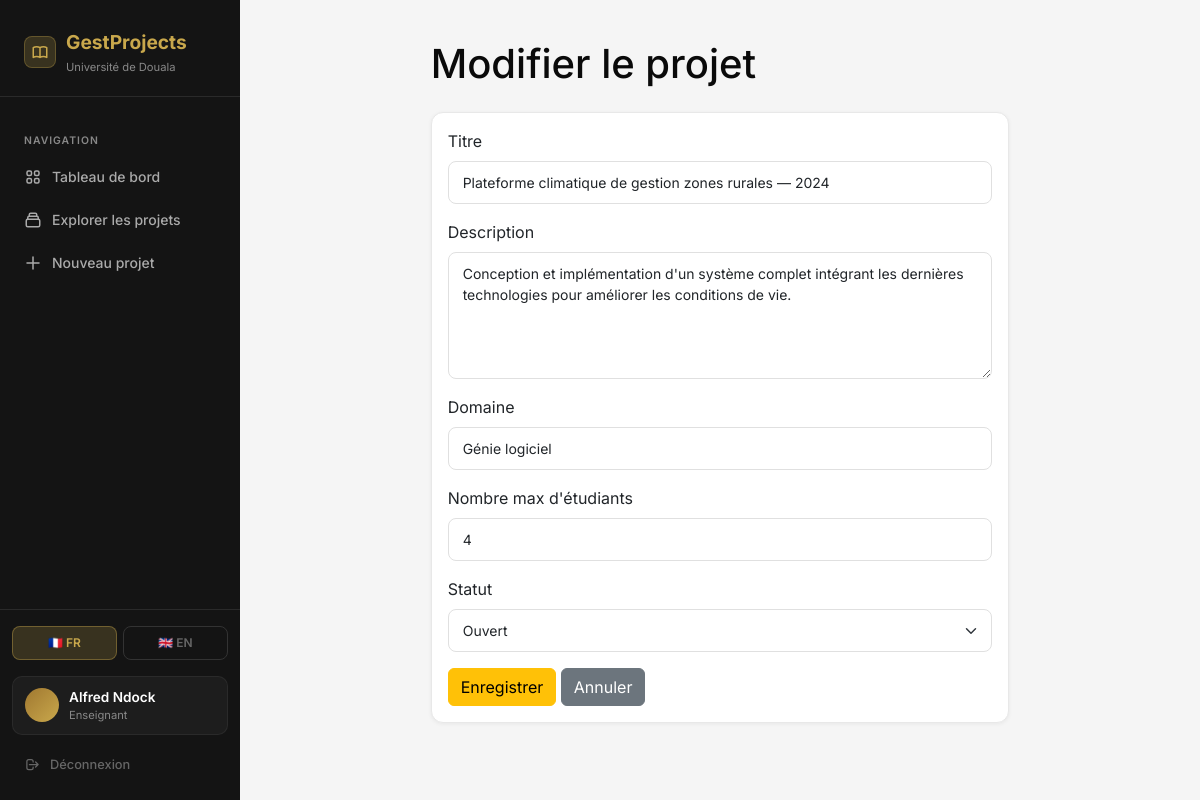
Screenshot of /projects/1/edit (signed in) with the database file from the repository.
### app/models.py (models this page shows, shortened)
class User(UserMixin, db.Model):
    __tablename__ = 'user'
    id = db.Column(db.Integer, primary_key=True)
    email = db.Column(db.String(100), unique=True, nullable=False)
    password_hash = db.Column(db.String(200), nullable=False)
    role = db.Column(db.String(20), nullable=False)
    name = db.Column(db.String(100), nullable=False)
    created_at = db.Column(db.DateTime, default=datetime.utcnow)
    projects = db.relationship('Project', backref='teacher', lazy=True,
                               foreign_keys='Project.teacher_id')
    applications = db.relationship('Application', backref='student', lazy=True,
                                   foreign_keys='Application.student_id')
    def is_teacher(self):
        return self.role == 'teacher'
    def is_student(self):
        return self.role == 'student'

class Project(db.Model):
    __tablename__ = 'project'
    id = db.Column(db.Integer, primary_key=True)
    title = db.Column(db.String(200), nullable=False)
    title_en = db.Column(db.String(200))
    description = db.Column(db.Text, nullable=False)
    description_en = db.Column(db.Text)
    domain = db.Column(db.String(100))
    domain_en = db.Column(db.String(100))
    teacher_id = db.Column(db.Integer, db.ForeignKey('user.id'), nullable=False)
    max_students = db.Column(db.Integer, default=1)
    status = db.Column(db.String(20), default='open')
    created_at = db.Column(db.DateTime, default=datetime.utcnow)
    updated_at = db.Column(db.DateTime, default=datetime.utcnow,
                           onupdate=datetime.utcnow)
    applications = db.relationship('Application', backref='project',
                                   lazy=True, cascade='all, delete-orphan')
    def get_title(self, lang='fr'):
        if lang == 'en':
            if self.title_en:
                return self.title_en
            from app.utils import auto_translate
            return auto_translate(self.title)
        return self.title

### app/routes.py (the view, shortened to what this page needs)
@main.route('/projects/<int:id>/edit', methods=['GET', 'POST'])
@login_required
@teacher_required
def edit_project(id):
    from app.forms import ProjectForm
    import concurrent.futures
    project = Project.query.get_or_404(id)
    if project.teacher_id != current_user.id:
        abort(403)
    form = ProjectForm(obj=project)
    lang = get_lang()
    return render_template('projects/edit.html', form=form,
                           project=project, lang=lang)

### app/forms.py
class ProjectForm(FlaskForm):
    title = StringField('Titre', validators=[DataRequired(), Length(max=200)])
    description = TextAreaField('Description', validators=[DataRequired()])
    domain = StringField('Domaine', validators=[Length(max=100)])
    max_students = IntegerField('Nombre max d\'étudiants', default=1)
    status = SelectField('Statut', choices=[('open', 'Ouvert'), ('closed', 'Fermé'),
                                             ('completed', 'Terminé')])

### app/__init__.py (called while the page is built)
def create_app():
    app = Flask(__name__)
    app.config.from_object(Config)
    db.init_app(app)
    login_manager.init_app(app)
    migrate.init_app(app, db)
    login_manager.login_view = 'auth.login'
    login_manager.login_message = 'Connectez-vous pour accéder à cette page.'
    login_manager.login_message_category = 'warning'
    from app.auth import auth as auth_blueprint
    from app.routes import main as main_blueprint
    app.register_blueprint(auth_blueprint)
    app.register_blueprint(main_blueprint)
    from flask import session
    @app.context_processor
    def inject_globals():
        return {'lang': session.get('lang', 'fr')}
    return app

### app/models.py (called while the page is built)
@login_manager.user_loader
def load_user(user_id):
    return User.query.get(int(user_id))

### app/routes.py (called while the page is built)
def teacher_required(f):
    @wraps(f)
    def decorated(*args, **kwargs):
        if not current_user.is_authenticated or not current_user.is_teacher():
            abort(403)
        return f(*args, **kwargs)
    return decorated

def get_lang():
    return session.get('lang', 'fr')

### app/templates/projects/edit.html (shortened to what this page needs)
{% extends "base.html" %}
{% block content %}
<div class="row justify-content-center">
    <div class="col-md-8">
        <h1 class="mb-4">Modifier le projet</h1>
        <div class="card">
            <div class="card-body">
                <form method="POST">
                    <div class="mb-3">
                        {{ form.title.label(class="form-label") }}
                        {{ form.title(class="form-control") }}
                    </div>
                    <div class="mb-3">
                        {{ form.description.label(class="form-label") }}
                        {{ form.description(class="form-control", rows=5) }}
                    </div>
                    <div class="mb-3">
                        {{ form.domain.label(class="form-label") }}
                        {{ form.domain(class="form-control") }}
                    </div>
                    <div class="mb-3">
                        {{ form.max_students.label(class="form-label") }}
                        {{ form.max_students(class="form-control") }}
                    </div>
                    <div class="mb-3">
                        {{ form.status.label(class="form-label") }}
                        {{ form.status(class="form-select") }}
                    </div>
                    <button type="submit" class="btn btn-warning">Enregistrer</button>
                    <a href="{{ url_for('main.dashboard') }}" class="btn btn-secondary">Annuler</a>
                </form>
            </div>
        </div>
    </div>
</div>
{% endblock %}

### app/templates/base.html (shortened to what this page needs)
<!DOCTYPE html>
<html lang="fr">
<head>
    <link href="https://cdn.jsdelivr.net/npm/bootstrap@5.3.0/dist/css/bootstrap.min.css" rel="stylesheet">
</head>
<body>
{% if current_user.is_authenticated %}
    <aside class="sidebar">
    <div class="sidebar-brand">
        <div style="display:flex; align-items:center; gap:10px;">
            <div style="width:32px; height:32px; background:rgba(201,168,76,0.2);
                        border-radius:8px; display:flex; align-items:center;
                        justify-content:center; flex-shrink:0;
                        border:1px solid rgba(201,168,76,0.3);">
            </div>
            <div>
                <div class="brand-name">GestProjects</div>
                <div class="brand-sub">
                    {{ 'Université de Douala' if lang=='fr' else 'University Of Douala' }}
                </div>
            </div>
        </div>
    </div>
    <nav class="sidebar-nav">
        <div class="nav-label">Navigation</div>
        <a href="{{ url_for('main.dashboard') }}"
           class="{% if request.endpoint == 'main.dashboard' %}active{% endif %}"
           style="text-decoration:none;">
            {{ 'Tableau de bord' if lang=='fr' else 'Dashboard' }}
        </a>
        <a href="{{ url_for('main.projects_list') }}"
           class="{% if request.endpoint == 'main.projects_list' %}active{% endif %}"
           style="text-decoration:none;">
            <svg class="nav-icon" fill="none" stroke="currentColor" viewBox="0 0 24 24">
                <path stroke-linecap="round" stroke-linejoin="round" stroke-width="2"
                      d="M19 11H5m14 0a2 2 0 012 2v6a2 2 0 01-2 2H5a2 2 0 01-2-2v-6
                         a2 2 0 012-2m14 0V9a2 2 0 00-2-2M5 11V9a2 2 0 012-2
                         m0 0V5a2 2 0 012-2h6a2 2 0 012 2v2M7 7h10"/>
            </svg>
            {{ 'Explorer les projets' if lang=='fr' else 'Browse Projects' }}
        </a>
        {% if current_user.is_teacher() %}
        <a href="{{ url_for('main.create_project') }}"
           class="{% if request.endpoint == 'main.create_project' %}active{% endif %}"
           style="text-decoration:none;">
            <svg class="nav-icon" fill="none" stroke="currentColor" viewBox="0 0 24 24">
                <path stroke-linecap="round" stroke-linejoin="round"
                      stroke-width="2" d="M12 4v16m8-8H4"/>
            </svg>
            {{ 'Nouveau projet' if lang=='fr' else 'New Project' }}
        </a>
        {% endif %}
    </nav>
    <div class="sidebar-footer">
        <div style="display:flex; gap:6px; margin-bottom:16px;">
            <a href="{{ url_for('main.set_lang', lang='fr') }}"
               style="flex:1; text-align:center; padding:7px 6px;
                      border-radius:8px; font-size:0.75rem; font-weight:600;
                      text-decoration:none; transition:all 0.2s;
                      background:{{ 'rgba(201,168,76,0.2)' if lang=='fr' else 'transparent' }};
                      color:{{ '#C9A84C' if lang=='fr' else '#666' }};
                      border:1px solid {{ 'rgba(201,168,76,0.4)' if lang=='fr' else '#333' }};">
                🇫🇷 FR
            </a>
            <a href="{{ url_for('main.set_lang', lang='en') }}"
               style="flex:1; text-align:center; padding:7px 6px;
                      border-radius:8px; font-size:0.75rem; font-weight:600;
                      text-decoration:none; transition:all 0.2s;
                      background:{{ 'rgba(201,168,76,0.2)' if lang=='en' else 'transparent' }};
                      color:{{ '#C9A84C' if lang=='en' else '#666' }};
                      border:1px solid {{ 'rgba(201,168,76,0.4)' if lang=='en' else '#333' }};">
                🇬🇧 EN
            </a>
        </div>
        <div style="display:flex; align-items:center; gap:10px;
                    padding:10px 12px; border-radius:10px;
                    background:rgba(255,255,255,0.04);
                    border:1px solid rgba(255,255,255,0.06);
                    margin-bottom:10px;">
            <div class="user-avatar">
            </div>
            <div style="flex:1; min-width:0;">
                <div class="user-name" style="white-space:nowrap;
                     overflow:hidden; text-overflow:ellipsis;">
                    {{ current_user.name }}
                </div>
                <div class="user-role">
                    {% if current_user.is_teacher() %}
                        {{ 'Enseignant' if lang=='fr' else 'Teacher' }}
                    {% else %}
                        {{ 'Étudiant' if lang=='fr' else 'Student' }}
                    {% endif %}
                </div>
            </div>
        </div>
        <a href="{{ url_for('auth.logout') }}"
           style="display:flex; align-items:center; gap:10px;
                  padding:9px 12px; border-radius:8px; color:#666;
                  text-decoration:none; font-size:0.8rem; font-weight:500;
                  transition:all 0.2s; border:1px solid transparent;"
           onmouseover="this.style.background='rgba(239,68,68,0.08)';
                        this.style.color='#ef4444';
                        this.style.borderColor='rgba(239,68,68,0.2)'"
           onmouseout="this.style.background='transparent';
                       this.style.color='#666';
                       this.style.borderColor='transparent'">
            <svg width="15" height="15" fill="none" stroke="currentColor"
                 viewBox="0 0 24 24" stroke-width="2">
                <path stroke-linecap="round" stroke-linejoin="round"
                      d="M17 16l4-4m0 0l-4-4m4 4H7m6 4v1a3 3 0 01-3 3H6
                         a3 3 0 01-3-3V7a3 3 0 013-3h4a3 3 0 013 3v1"/>
            </svg>
            {{ 'Déconnexion' if lang=='fr' else 'Logout' }}
        </a>
    </div>
</aside>
    <div class="main-content">
        <div class="page-wrapper">
            {% block content %}{% endblock %}
        </div>
    </div>
{% else %}
    {% block auth_content %}{% endblock %}
{% endif %}
</body>
</html>

### app/templates/base.html (style rules this page uses)
:root { --gold: #C9A84C; --gold-light: #E8C96A; --gold-dark: #A07830; --black: #0A0A0A; --dark: #141414; --dark2: #1E1E1E; --dark3: #2A2A2A; --white: #FFFFFF; --gray: #888888; --gray-light: #F5F5F5; --sidebar-width: 240px; }
* { box-sizing: border-box; margin: 0; padding: 0; }
body { font-family: 'Inter', sans-serif; background: var(--gray-light); color: var(--black); display: flex; min-height: 100vh; }
.sidebar { width: var(--sidebar-width); background: var(--dark); min-height: 100vh; position: fixed; top: 0; left: 0; display: flex; flex-direction: column; z-index: 100; transition: transform 0.3s ease; }
.sidebar-brand { padding: 28px 24px 20px; border-bottom: 1px solid var(--dark3); }
.sidebar-brand .brand-name { font-size: 1.2rem; font-weight: 700; color: var(--gold); }
.sidebar-brand .brand-sub { font-size: 0.7rem; color: var(--gray); margin-top: 2px; }
.sidebar-nav { padding: 20px 12px; flex: 1; }
.sidebar-nav .nav-label { font-size: 0.65rem; font-weight: 600; color: var(--gray); text-transform: uppercase; letter-spacing: 1px; padding: 0 12px; margin-bottom: 8px; margin-top: 16px; }
.sidebar-nav a { text-decoration: none !important; color: #AAAAAA !important; }
.sidebar-footer a { text-decoration: none !important; }
.sidebar-nav a { display: flex; align-items: center; gap: 10px; padding: 10px 12px; border-radius: 8px; color: #AAAAAA; text-decoration: none; font-size: 0.875rem; font-weight: 500; transition: all 0.2s ease; margin-bottom: 2px; }
.sidebar-nav a .nav-icon { width: 18px; height: 18px; }
.sidebar-footer { padding: 16px 12px; border-top: 1px solid var(--dark3); }
.user-avatar { width: 34px; height: 34px; border-radius: 50%; background: linear-gradient(135deg, var(--gold-dark), var(--gold)); display: flex; align-items: center; justify-content: center; font-weight: 700; font-size: 0.8rem; color: var(--white); flex-shrink: 0; }
.user-name { font-size: 0.85rem; font-weight: 600; color: var(--white); }
.user-role { font-size: 0.7rem; color: var(--gray); }
.main-content { margin-left: var(--sidebar-width); flex: 1; padding: 40px; min-height: 100vh; }
.page-wrapper { animation: fadeIn 0.3s ease; }
.card { border: 1px solid #E8E8E8; border-radius: 12px; box-shadow: 0 1px 4px rgba(0,0,0,0.06); transition: transform 0.2s ease, box-shadow 0.2s ease; background: var(--white); }
.form-control, .form-select { border: 1.5px solid #E0E0E0; border-radius: 8px; padding: 10px 14px; font-size: 0.875rem; transition: border-color 0.2s, box-shadow 0.2s; }

### rows the page displays
User: name "Alfred Ndock"
Project: title "Plateforme climatique de gestion zones rurales — 2024", description "Conception et implémentation d'un système complet intégrant les dernières technologies pour améliorer les conditions de vie.", domain "Génie logiciel", max_students "4", status "Ouvert"

### other values shown
{{ 'Université de Douala' if lang=='fr' else 'University Of Douala' }} "Université de Douala"
{{ 'Tableau de bord' if lang=='fr' else 'Dashboard' }} "Tableau de bord"
{{ 'Explorer les projets' if lang=='fr' else 'Browse Projects' }} "Explorer les projets"
{{ 'Nouveau projet' if lang=='fr' else 'New Project' }} "Nouveau projet"
{{ 'Enseignant' if lang=='fr' else 'Teacher' }} "Enseignant"
{{ 'Déconnexion' if lang=='fr' else 'Logout' }} "Déconnexion"
